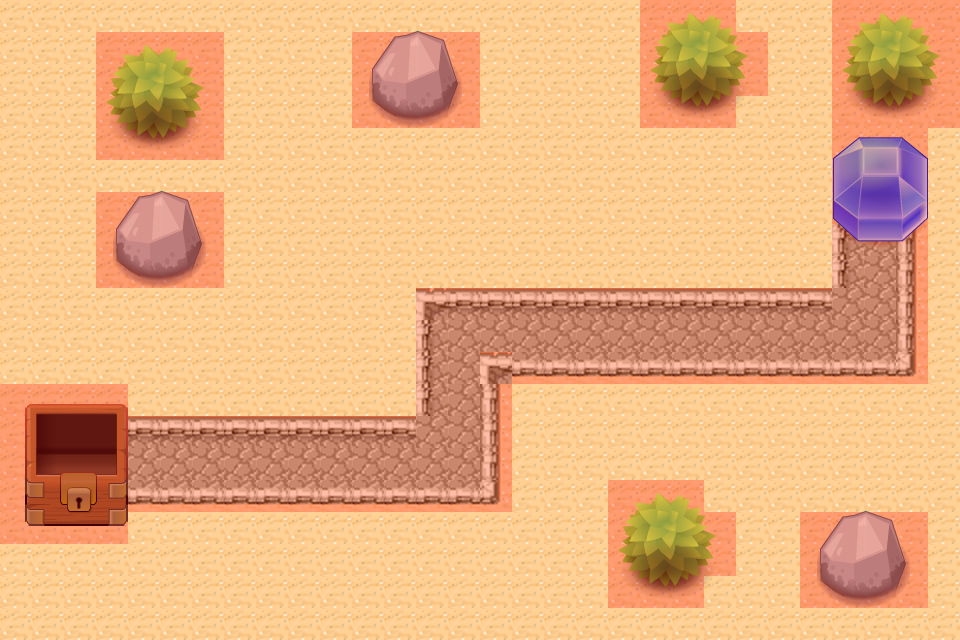

A level layout from a 2D game, rendered from its tile map. Below: a short description, then the map file with tile-grid data replaced by summaries:
An orthogonal 30x20 tile map with 32x32 px tiles, 4 tile layers (background, firstLayer, secondLayer, collidable), 3 tilesets and 2 objects (monster, princess).

<map version="1.0" orientation="orthogonal" width="30" height="20" tilewidth="32" tileheight="32">
 <tileset firstgid="1" name="background" tilewidth="32" tileheight="32">
  <image source="desert.png" width="960" height="640" />
 </tileset>
 <tileset firstgid="601" name="level_1" tilewidth="32" tileheight="32">
  <image source="levelResource.png" width="1280" height="640" />
 </tileset>
 <tileset firstgid="1401" name="collidablesTileSet" tilewidth="32" tileheight="32">
  <image source="collidablesTileSet.png" width="192" height="64" />
  <tile id="0">
   <properties>
    <property name="collidable" value="true" />
   </properties>
  </tile>
 </tileset>
 <layer name="background" width="30" height="20">
  <data>[600 cells, 569 non-empty, 569 distinct tile ids]</data>
 </layer>
 <layer name="firstLayer" width="30" height="20">
  <data>[600 cells, 231 non-empty, 65 distinct tile ids]</data>
 </layer>
 <objectgroup draworder="topdown" name="monsterObject" width="30" height="20">
  <object name="monster" x="84" y="451" />
 </objectgroup>
 <objectgroup draworder="topdown" name="princessObject" width="30" height="20">
  <object name="princess" x="878" y="181" />
 </objectgroup>
 <layer name="secondLayer" width="30" height="20">
  <data>[600 cells, 8 non-empty, 7 distinct tile ids]</data>
 </layer>
 <layer name="collidable" width="30" height="20">
  <data>[600 cells, 218 non-empty, 1 distinct tile ids]</data>
 </layer>
</map>
